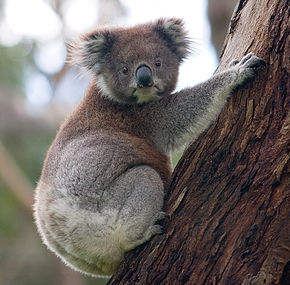
#> input picture demos/images/koala.jpg, 290 x 285 px
$ python images_seuillage.py
#> lines starting #> are read from the running program, lines starting #| are printed output that depends on the picture; after the words box and inside, x2 and y2 are one past the last pixel; in counts of white or black regions, pixels touching at a corner belong together
# -*- coding: utf-8 -*-
"""
Un peu de traitement d'images

@author: lcharleux
"""
import numpy as np
import matplotlib.pyplot as plt
import PIL
from matplotlib import cm

# path = "/home/lcharleux/Documents/Enseignement/Formations_Organisees/2016-01_Python_SISEO/demos/images/koala.jpg" # Chemin absolu
path = "images/koala.jpg" # Chemin relatif
im = PIL.Image.open(path)
#> im is the input picture: PIL image 290x285 RGB; mean R, G, B 115.7, 108.7, 105.8
R, G, B = im.split() # R = rouge, G = vert, B = bleu
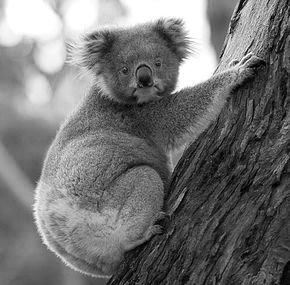
#> R: PIL image 290x285 L; min 0, max 255, mean 115.7
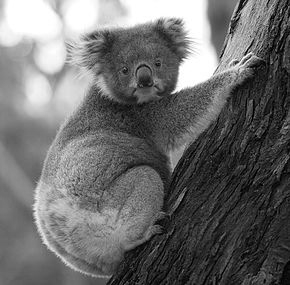
#> G: PIL image 290x285 L; min 0, max 255, mean 108.7
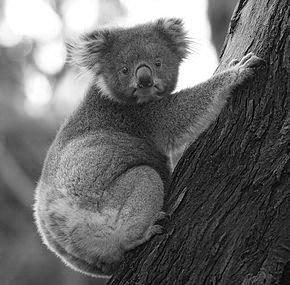
#> B: PIL image 290x285 L; min 0, max 255, mean 105.8
R = np.asarray(R, dtype = np.uint8)
G = np.asarray(G, dtype = np.uint8)
B = np.asarray(B, dtype = np.uint8)

Z = R #On Garde un canal
Zs = Z > 100
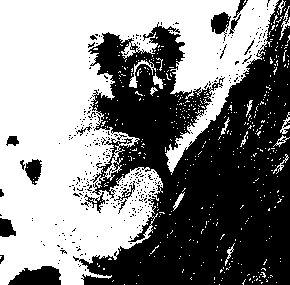
#> Zs: shape (285, 290) bool; 52.4% white; 350 black regions (332 under 20 px), largest, box (x1, y1, x2, y2) and area: (73, 0, 290, 285) 36283, (8, 266, 61, 285) 744, (211, 12, 231, 41) 309

fig = plt.figure("mes images")
plt.clf()
ax = fig.add_subplot(2,2,1)
plt.imshow(Z, cmap = cm.gray)
ax.set_title("Orginal")
ax = fig.add_subplot(2,2,2)
plt.imshow(Zs, cmap = cm.gray)
ax.set_title("Seuil")
ax = fig.add_subplot(2,2,3)
plt.hist(Z.flatten(), bins = 250)
plt.show()
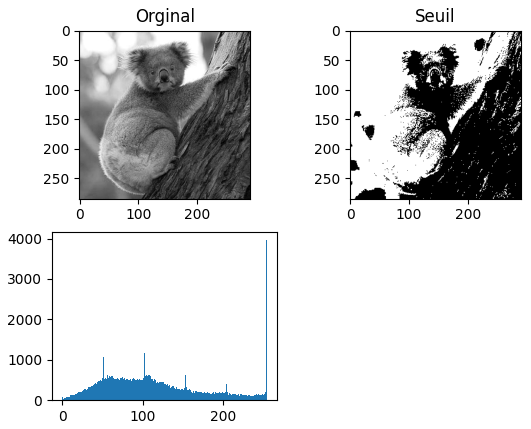
#> figure drawn by matplotlib, 3 panels; panel 3: tallest bar 3959 high, from x = 254 to 255
